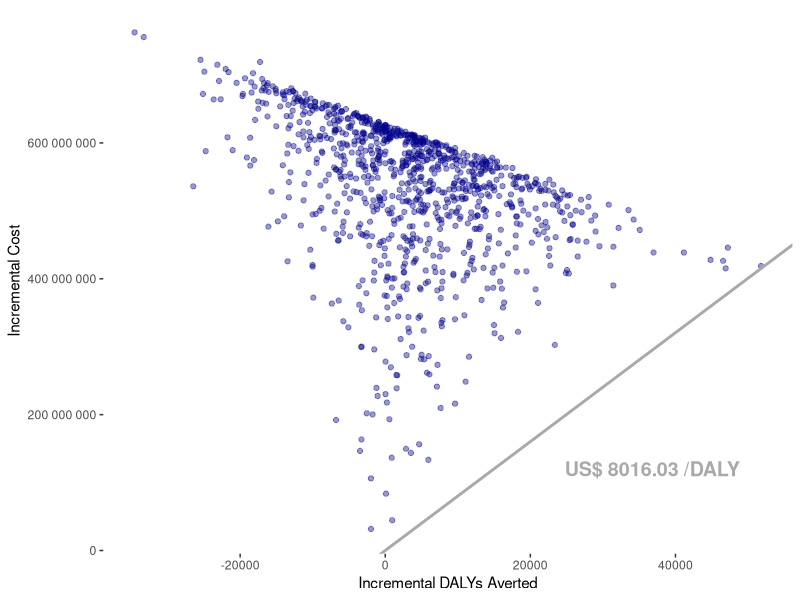

The R script that drew this image:
# Análise de Custo-Efetividade da Vacinação contra VSR
# Autora: Natacha Cerchiari

# --- 0. SETUP ---

# Carrega as bibliotecas necessárias para a análise.
library(dplyr)
library(tibble)
library(ggplot2)



calculate_icer_components <- function(ne_malrti, ne_hospitalization, nirsevimab_coverage, inpatient_rate_0_3m, 
                                inpatient_rate_3_6m, inpatient_rate_6_12m, outpatient_rate_0_3m,
                                outpatient_rate_3_6m, outpatient_rate_6_12m, inpatient_cost_0_3m,
                                inpatient_cost_3_6m, inpatient_cost_6_12m, outpatient_cost,
                                outpatient_cost_ec, daly_moderate, daly_severe, mother_mean_daily_salary) {

  # Função para calcular YLLs (Years of Life Lost) descontados - expectativa de vida: 76.4 anos
  calculate_discounted_yll <- function(discount_rate = 0.05, years = 76, final_year_factor = 0.4) {
    time_periods <- 0:(years - 1)
    discounts <- (1 / (1 + discount_rate))^time_periods
    sum_discounts <- sum(discounts)
    final_discount <- (1 / (1 + discount_rate))^years
    total_discounted_value <- sum_discounts + final_discount * final_year_factor
    return(total_discounted_value)
  }

  # Calcula os custos e os DALYs para um subgrupo populacional,
  # considerando a efetividade de uma intervenção na redução de casos.
  calculate_outcomes <- function(population, params, effectiveness_hosp = 0, effectiveness_lrti = 0) {
    hosp_cases <- population * params$hosp_rate * (1 - effectiveness_hosp)
    outpatient_cases <- population * params$outpatient_rate * (1 - effectiveness_lrti)
    
    deaths <- hosp_cases * params$lethality
    hosp_cured <- hosp_cases - deaths
    
    inpatient_cost_total <- hosp_cases * (params$inpatient_cost + pcr_cost_dollar + outpatient_cost_ec + params$inpatient_transport_cost + params$inpatient_salary_loss)
    outpatient_cost_total <- outpatient_cases * (outpatient_cost + params$outpatient_transport_cost + params$outpatient_salary_loss)
    total_cost <- inpatient_cost_total + outpatient_cost_total
    
    daly_hosp_cured <- hosp_cured * daly_severe * (duration_illness_hosp / days_in_year)
    daly_outpatient <- outpatient_cases * daly_moderate * (duration_illness_outpatient / days_in_year)
    daly_death_morbidity <- deaths * daly_severe * (duration_illness_hosp / days_in_year)
    daly_death_yll <- deaths * discounted_yll
    daly_deaths <- daly_death_morbidity + daly_death_yll
    
    total_dalys <- daly_hosp_cured + daly_outpatient + daly_deaths
    
    return(list(cost = total_cost, dalys = total_dalys))
  }
  
  # Executa um cenário completo para uma intervenção. A função calcula os custos
  # totais (custos da intervenção + custos médicos) e os DALYs totais para a
  # coorte inteira, considerando os indivíduos tratados e não tratados.
  run_scenario <- function(coverage, intervention_cost, effectiveness_hosp_col, effectiveness_lrti_col) {
    results_by_age <- age_group_params %>%
      rowwise() %>%
      mutate(
        age_group_population = cohort * prop,
        # Resultados para o grupo que recebe a intervenção
        treated_outcomes = list(calculate_outcomes(
          population = age_group_population * coverage,
          params = cur_data(),
          effectiveness_hosp = .data[[effectiveness_hosp_col]],
          effectiveness_lrti = .data[[effectiveness_lrti_col]]
        )),
        # Resultados para o grupo que NÃO recebe a intervenção
        untreated_outcomes = list(calculate_outcomes(
          population = age_group_population * (1 - coverage),
          params = cur_data(),
          effectiveness_hosp = 0,
          effectiveness_lrti = 0
        ))
      ) %>%
      ungroup()
    
    # Soma os custos da doença
    total_cost <- sum(sapply(results_by_age$treated_outcomes, `[[`, "cost")) +
      sum(sapply(results_by_age$untreated_outcomes, `[[`, "cost"))
    
    # Calcula o custo da própria intervenção
    total_intervention_cost <- cohort * coverage * intervention_cost
    
    # Custo total para o cenário
    total_scenario_cost <- total_cost + total_intervention_cost
    
    # Soma os DALYs
    total_scenario_dalys <- sum(sapply(results_by_age$treated_outcomes, `[[`, "dalys")) +
      sum(sapply(results_by_age$untreated_outcomes, `[[`, "dalys"))
    
    return(list(cost = total_scenario_cost, dalys = total_scenario_dalys))
  }

  # Parâmetros Globais
  cohort <- 2536281
  daly_moderate <- 0.051
  daly_severe <- 0.133
  duration_illness_hosp <- 10
  duration_illness_outpatient <- 5
  days_in_year <- 365.25
  
  # Parâmetros de Custo
  outpatient_cost <- outpatient_cost
  outpatient_cost_ec <- outpatient_cost_ec
  pcr_hcv <- 2.66 * 96.00
  gal_adj <- 56254 / 45357
  pcr_cost <- pcr_hcv * gal_adj
  pcr_cost_dollar <- pcr_cost / 4.99
  
  # Parâmetros específicos Nirsevimab (Intervenção)
  nirsevimab_coverage <- nirsevimab_coverage
  nirsevimab_dose_price <- 255.15
  nirsevimab_administration_cost <- 2.59
  nirsevimab_wastage_rate <- 0.05
  nirsevimab_cost <- nirsevimab_dose_price * (1 + nirsevimab_wastage_rate) + nirsevimab_administration_cost
  
  # Parâmetros específicos Vacina (Comparador)
  vaccine_coverage <- 0.5
  vaccine_dose_price <- 39.08
  vaccine_administration_cost <- 2.59
  vaccine_wastage_rate <- 0.05
  vaccine_cost <- vaccine_dose_price * (1 + vaccine_wastage_rate) + vaccine_administration_cost
  
  # Parâmetros de Custo Direto Não Médico 
  trips_per_consultation <- 2
  transport_cost_per_trip <- 0.9299
  avg_consultations_per_patient <- 1.5
  
  
  
  # Parâmetros de Custo Indireto
  mother_mean_daily_salary <- mother_mean_daily_salary
  
  # Parâmetros por Faixa Etária
  age_group_params <- tribble(
    ~age_group, ~prop, ~hosp_rate, ~outpatient_rate, ~lethality, ~ve_hospitalization, ~ve_malrti, ~inpatient_cost, ~ne_hospitalization, ~ne_malrti,
    "0-3-months-old", 0.260518452, inpatient_rate_0_3m, outpatient_rate_0_3m, 0.0088, 0.697, 0.576, inpatient_cost_0_3m, ne_hospitalization, ne_malrti,
    "3-6-months-old", 0.26290344, inpatient_rate_3_6m, outpatient_rate_3_6m, 0.0074, 0.4276, 0.4105, inpatient_cost_3_6m, ne_hospitalization, ne_malrti,
    "6-12-months-old", 0.476578108, inpatient_rate_6_12m, outpatient_rate_6_12m, 0.0040, 0, 0, inpatient_cost_6_12m, ne_hospitalization, ne_malrti
  )%>%
    mutate(
      # Proporção do período em que a mãe não está em licença maternidade
      proportion_no_maternity_leave = case_when(
        age_group == "0-3-months-old"  ~ 0,
        age_group == "3-6-months-old"  ~ 2/3,
        age_group == "6-12-months-old" ~ 1,
        TRUE ~ 0
      ),
      # Número de comparecimentos da mãe em casos de internação
      mother_inpatient_visits = case_when(
        age_group == "0-3-months-old"  ~ 5.59,
        age_group == "3-6-months-old"  ~ 5.05,
        age_group == "6-12-months-old" ~ 4.49,
        TRUE ~ 0
      )
      
    ) %>%
    # Calcula os custos diretos não médicos por caso
    mutate(
      outpatient_transport_cost = avg_consultations_per_patient * trips_per_consultation * transport_cost_per_trip,
      inpatient_transport_cost = (mother_inpatient_visits + avg_consultations_per_patient) * trips_per_consultation * transport_cost_per_trip
    ) %>%
  
    # Calcula os custos indiretos por caso
    mutate(
      outpatient_salary_loss = duration_illness_outpatient * mother_mean_daily_salary * proportion_no_maternity_leave,
      inpatient_salary_loss = duration_illness_hosp * mother_mean_daily_salary * proportion_no_maternity_leave,
    )
  
  discounted_yll <- calculate_discounted_yll()

  # 3.1. Cenário Nirsevimab (Intervenção)
  nirsevimab_scenario_results <- run_scenario(
    coverage = nirsevimab_coverage,
    intervention_cost = nirsevimab_cost,
    effectiveness_hosp_col = "ne_hospitalization",
    effectiveness_lrti_col = "ne_malrti"
  )
  
  # 3.2. Cenário Vacina (Comparador)
  vaccine_scenario_results <- run_scenario(
    coverage = vaccine_coverage,
    intervention_cost = vaccine_cost,
    effectiveness_hosp_col = "ve_hospitalization",
    effectiveness_lrti_col = "ve_malrti"
  )
  
  incremental_cost <- nirsevimab_scenario_results$cost - vaccine_scenario_results$cost
  incremental_dalys_averted <- vaccine_scenario_results$dalys - nirsevimab_scenario_results$dalys

  return(list(incremental_cost=incremental_cost,
              incremental_dalys_averted=incremental_dalys_averted
        ))
}


set.seed(42)
n_iteracoes <- 1000
resultados <- data.frame(
  x = numeric(n_iteracoes),
  y = numeric(n_iteracoes)
)

# Loop através dos valores
for (i in 1:n_iteracoes) {
  ne_malrti <- rbeta(1, shape1=25.486, shape2=11.794)
  ne_hospitalization <- rnorm(1, mean=0.7641, sd= 1.824)
  nirsevimab_coverage <- rbeta(1, shape1=3.939, shape2=0.525)
  inpatient_rate_0_3m <- rlnorm(1, meanlog=-3.633932, sdlog=0.3695873)
  inpatient_rate_3_6m <- rlnorm(1, meanlog=-3.881946, sdlog=0.284551)
  inpatient_rate_6_12m <- rlnorm(1, meanlog=-4.492599, sdlog=0.2042144)
  outpatient_rate_0_3m <- rlnorm(1, meanlog=-2.353393, sdlog=0.4034967)
  outpatient_rate_3_6m <- rlnorm(1, meanlog=-2.719342, sdlog=0.6914414)
  outpatient_rate_6_12m <- rlnorm(1, meanlog=-2.626787, sdlog=0.4159427)
  inpatient_cost_0_3m <- rlnorm(1, meanlog=6.339864, sdlog=0.1303139)
  inpatient_cost_3_6m <- rlnorm(1, meanlog=6.022195, sdlog=0.1303119)
  inpatient_cost_6_12m <- rlnorm(1, meanlog=5.732261, sdlog=0.1303193)
  outpatient_cost <- rlnorm(1, meanlog=2.566759, sdlog=0.1302139)
  outpatient_cost_ec <- rlnorm(1, meanlog=2.818745, sdlog=0.1302757)
  daly_moderate <- rbeta(1, shape1=21.451, shape2=399.158)
  daly_severe <- rbeta(1, shape1=22.221, shape2=144.479)
  mother_mean_daily_salary <- rnorm(1, mean= 5.8498, sd=0.8966)
  
  
  icer_components <- calculate_icer_components(ne_malrti, ne_hospitalization, nirsevimab_coverage, inpatient_rate_0_3m, 
                                     inpatient_rate_3_6m, inpatient_rate_6_12m, outpatient_rate_0_3m,
                                     outpatient_rate_3_6m, outpatient_rate_6_12m, inpatient_cost_0_3m,
                                     inpatient_cost_3_6m, inpatient_cost_6_12m, outpatient_cost,
                                     outpatient_cost_ec, daly_moderate, daly_severe, mother_mean_daily_salary)

  incremental_cost <- icer_components$incremental_cost
  incremental_dalys_averted <- icer_components$incremental_dalys_averted
  
  # cat(sprintf("Iteração %d: incremental_cost = %.2f, incremental_dalys_averted = %.2f, ICER = %.2f\n",
  #            i, incremental_cost, incremental_dalys_averted, incremental_cost/incremental_dalys_averted))
 
  resultados$x[i] <- incremental_dalys_averted
  resultados$y[i] <- incremental_cost
}

# 1. Criar o gráfico e guardar em uma variável
meu_grafico <- ggplot(resultados, aes(x = x, y = y)) +
  geom_point(color = "darkblue", alpha = 0.4) +
  labs(x = "Incremental DALYs Averted", y = "Incremental Cost") +
  geom_abline(
    intercept = 0,
    slope = 8016.03,
    color = "darkgray",
    linewidth = 1
  ) +
  annotate("text", 
           x = max(resultados$x) * 0.99,
           y = (8016.03 * max(resultados$x) * 0.65) - (max(resultados$y) * 0.225),
           label = paste("US$", 8016.03,"/DALY"),
           hjust = 1.1, vjust = -0.5,  # Ajuste fino da posição
           color = "darkgray",
           size = 5,
           fontface = "bold") +
  scale_y_continuous(
    labels = scales::number_format(accuracy = 1)  # Números inteiros
  ) +
  theme(panel.background = element_rect(fill = "white"))

# 2. "Imprimir" o gráfico para visualizá-lo
print(meu_grafico)